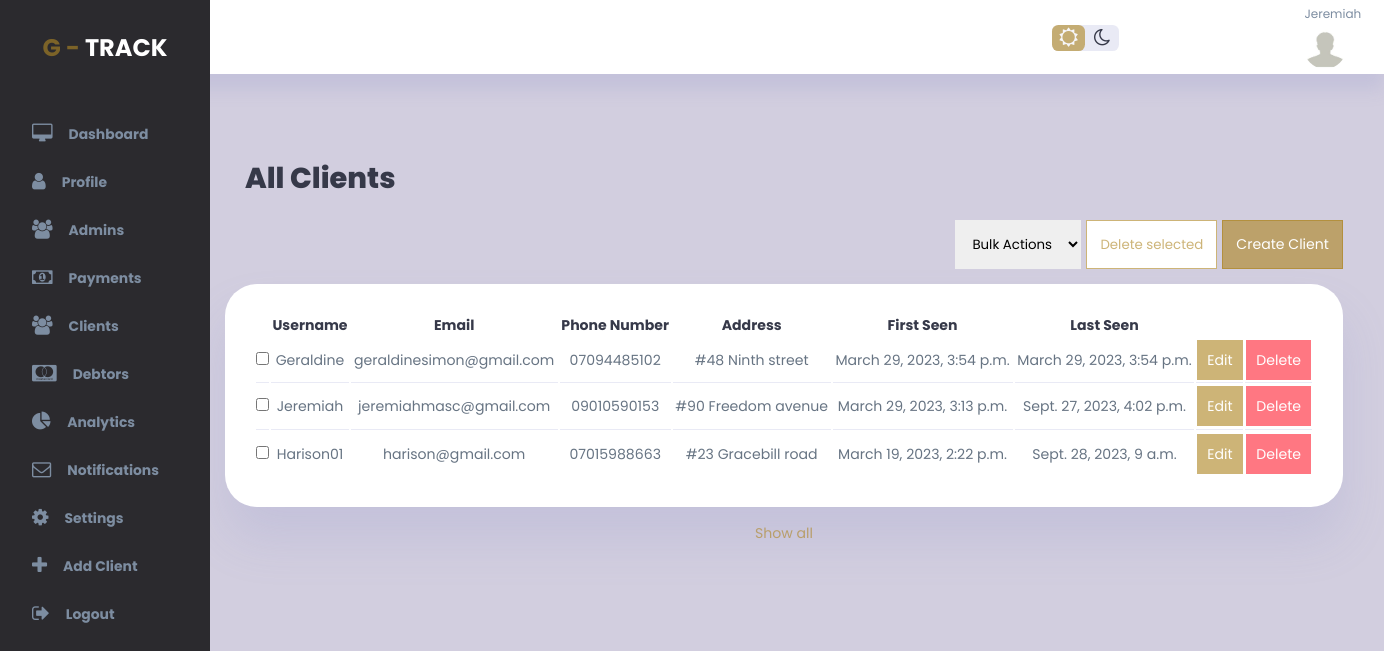
The app's page /all_clients (signed in) with its own data.
### gtrack_app/models.py (models this page shows, shortened)
class UserProfile(models.Model):
    user = models.OneToOneField(User, null=True, on_delete=models.CASCADE)
    address = models.CharField(max_length=65, null=True, blank=True)
    phone = models.CharField(max_length=65, null=True, blank=True)
    privilege = models.CharField(max_length=50, null=True, blank=True)
    ip_address = models.CharField(max_length=50, null=True, blank=True)
    date_created = models.DateTimeField(default=timezone.now())
    last_seen = models.DateTimeField(default=timezone.now(), null=True, blank=True)
    profile_pic = models.FileField(null=True, blank=True, upload_to="uploads/profile_pictures", validators = [FileExtensionValidator(allowed_extensions=['jpg','jpeg','png'])])

### gtrack_app/views.py (the view)
# urls.py: path("all_clients", views.get_clients, name="all_clients"),
@login_required
def get_clients(request):
    all_clients = User.objects.filter(is_superuser=False, is_staff=False).order_by('date_joined').reverse()
    all_clients_profiles = UserProfile.objects.all
    return render(request, 'admins_dashboard/clients.html', {'clients': all_clients, 'client_profiles': all_clients_profiles})

### templates/admins_dashboard/clients.html (shortened to what this page needs)
{% extends 'base.html' %}
{% block content %}
{% load static %}
<div class="wrapper">
    <div class="vertical-wrapper" id="sidebar">
        <div class="vertical-bar">
            <div class="logo">
                G - <span>Track</span>
            </div>
            <div class="sidebar">
                <a href="{% url 'index' %}">
                    <i class="fa fa-desktop"></i>
                    <h3>Dashboard</h3>
                </a>
                <a href="{% url 'profile' user_id=user.id %}">
                    <i class="fa fa-user"></i>
                    <h3>Profile</h3>
                </a>
                <a href="{% url 'admins' %}" class="active">
                    <i class="fa fa-users"></i>
                    <h3>Admins</h3>
                </a>
                <a href="{% url 'payments' %}">
                    <i class="fa fa-money"></i>
                    <h3>Payments</h3>
                </a>
                <a href="{% url 'all_clients' %}">
                    <i class="fa fa-users"></i>
                    <h3>Clients</h3>
                </a>
                <a href="{% url 'debtors' %}">
                    <i class="fa fa-cc-mastercard"></i>
                    <h3>Debtors</h3>
                </a>
                <a href="{% url 'analytics' %}">
                    <i class="fa fa-pie-chart"></i>
                    <h3>Analytics</h3>
                </a>
                <a href="{% url 'multiple_recipients' %}">
                    <i class="fa fa-envelope-o"></i>
                    <h3>Notifications</h3>
                </a>
                <a href="{% url 'index' %}">
                    <i class="fa fa-cog"></i>
                    <h3>Settings</h3>
                </a>
                <a href="{% url 'create_client' %}">
                    <i class="fa fa-plus"></i>
                    <h3>Add Client</h3>
                </a>
                <a href="{% url 'logout' %}">
                    <i class="fa fa-sign-out"></i>
                    <h3>Logout</h3>
                </a>
            </div>
        </div>
    </div>
    <div class="main-container">
        <div class="top-bar">
            <div class="top-right">
                <div class="theme-toggler">
                    <i class="fa fa-sun-o active"></i>
                    <i class="fa fa-moon-o"></i>
                </div>
                <div class="profile">
                    <div class="info">
                        <small class="text-muted"> {{user.username}}</small>
                    </div>
                    <div class="profile-photo">
                        {% if user.userprofile.profile_pic %}
                        <img src="{{user.userprofile.profile_pic.url}}" width="300" height="300" />
                        {% else %}
                        <img src="{% static 'img/anonymous.jpg' %}" width="300" height="300" />
                        {% endif %}
                    </div>
                </div>
            </div>
        </div>
        <div class="panel">
            <main>
                <h1 class="panel-label">All Clients</h1>
                <div class="panel-body">
                    <form method="post" action="{% url 'batch_delete_clients' %}">
                        <div class="top-table">
                            <div class="table-actions">
                                <select name="action" id="action" class="dropdown-select">
                                    <option value="bulk_actions">Bulk Actions</option>
                                </select>
                                <button class="primary action-btn action" type="submit"
                                    onclick="return confirm('Are you sure you want to delete the selected record(s)?')">Delete
                                    selected</button>
                                <a href="{% url 'create_client' %}" class="primary action-btn create">Create Client</a>
                            </div>
                        </div>
                        <div class="admin-panel">
                            <table>
                                <thead>
                                    <tr>
                                        <th></th>
                                        <th>Username</th>
                                        <th>Email</th>
                                        <th>Phone Number</th>
                                        <th>Address</th>
                                        <th>First Seen</th>
                                        <th>Last Seen</th>
                                    </tr>
                                </thead>
                                <tbody>
                                    {% for client in clients %}
                                    <tr>
                                        {% for client_profile in client_profiles %}
                                        {% if client_profile.user_id == client.id %}
                                        <td><input type="checkbox" value="{{client.id}}" name="select_delete"></td>
                                        <td>{{ client.username }}</td>
                                        <td>{{ client.email }}</td>
                                        <td>{{ client_profile.phone }}</td>
                                        <td>{{ client_profile.address }}</td>
                                        <td>{{ client.date_joined }}</td>
                                        <td>{{ client.last_login }}</td>
                                        <td><a class="primary-btn"
                                                href="{% url 'edit_client' user_id=client.id %}">Edit</a></td>
                                        <td><a class="danger-btn" href="{% url 'delete_client' user_id=client.id %}"
                                                onclick="return confirm('Are you sure you want to delete this record?')">Delete</a>
                                        </td>
                                        {% endif %}
                                        {% endfor %}
                                    </tr>
                                    {% endfor %}
                                </tbody>
                            </table>
                            <a id="show-all" href="#">Show all</a>
                        </div>
                    </form>
                </div>
            </main>
        </div>
    </div>
</div>
{% endblock %}

### static/css/authenticate.css (style rules this page uses)
* { margin: 0; padding: 0; border: 0; box-sizing: border-box; font-family: 'poppins', sans-serif; }

### records on screen
UserProfile: phone "07094485102", address "#48 Ninth street"
UserProfile: phone "09010590153", address "#90 Freedom avenue"
UserProfile: phone "07015988663", address "#23 Gracebill road"

### other values on screen
{{ user.username }} "Jeremiah"
{{ client.username }} "Geraldine"
{{ client.email }} "geraldinesimon@gmail.com"
{{ client.date_joined }} "March 29, 2023, 3:54 p.m."
{{ client.last_login }} "March 29, 2023, 3:54 p.m."
{{ client.username }} "Jeremiah"
{{ client.email }} "jeremiahmasc@gmail.com"
{{ client.date_joined }} "March 29, 2023, 3:13 p.m."
{{ client.last_login }} "Sept. 27, 2023, 4:02 p.m."
{{ client.username }} "Harison01"
{{ client.email }} "harison@gmail.com"
{{ client.date_joined }} "March 19, 2023, 2:22 p.m."
{{ client.last_login }} "Sept. 28, 2023, 9 a.m."
